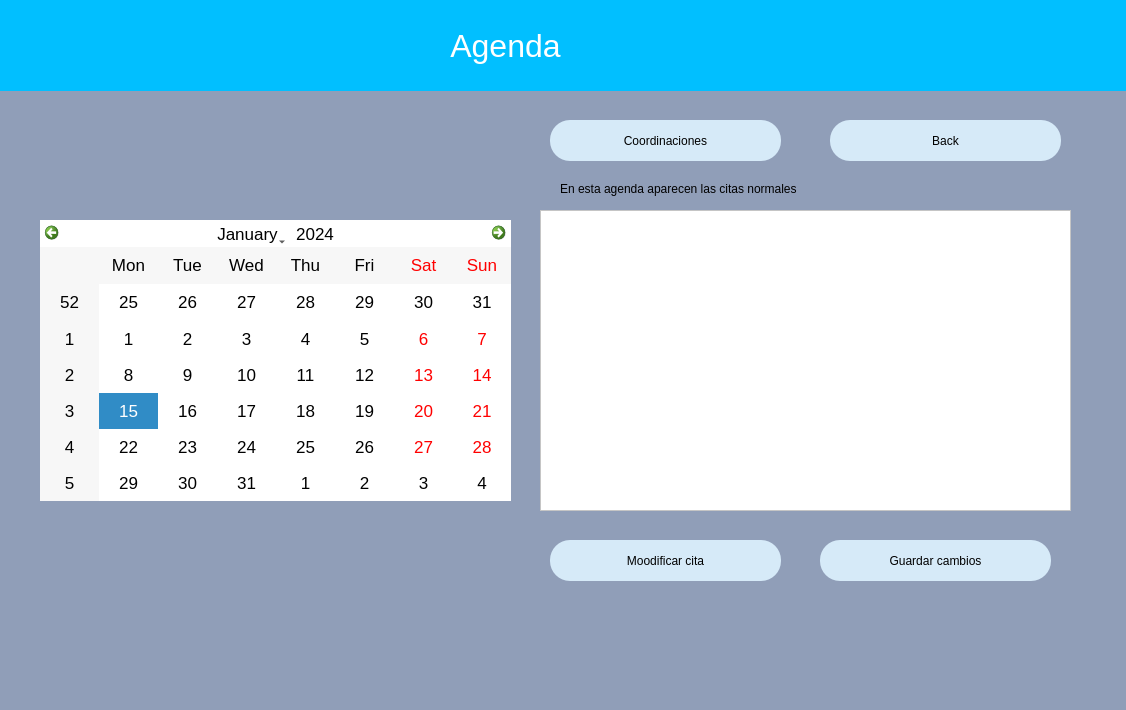
<?xml version="1.0" encoding="UTF-8"?>
<ui version="4.0">
 <class>Calendar</class>
 <widget class="QWidget" name="Calendar">
  <property name="geometry">
   <rect>
    <x>0</x>
    <y>0</y>
    <width>1126</width>
    <height>710</height>
   </rect>
  </property>
  <property name="windowTitle">
   <string>Form</string>
  </property>
  <property name="styleSheet">
   <string notr="true">background-color:rgb(144, 158, 184);</string>
  </property>
  <widget class="QCalendarWidget" name="calendarWidget">
   <property name="geometry">
    <rect>
     <x>40</x>
     <y>220</y>
     <width>471</width>
     <height>281</height>
    </rect>
   </property>
   <property name="styleSheet">
    <string notr="true">background:white;
font: 13pt;
color:black;</string>
   </property>
  </widget>
  <widget class="QListWidget" name="TaskListWidget">
   <property name="geometry">
    <rect>
     <x>540</x>
     <y>210</y>
     <width>531</width>
     <height>301</height>
    </rect>
   </property>
   <property name="styleSheet">
    <string notr="true">background:white</string>
   </property>
  </widget>
  <widget class="QPushButton" name="BtnBack">
   <property name="geometry">
    <rect>
     <x>830</x>
     <y>120</y>
     <width>231</width>
     <height>41</height>
    </rect>
   </property>
   <property name="styleSheet">
    <string notr="true">border-radius:20px;
background-color: rgb(214, 234, 248);
font: 14pt &quot;MS Shell Dlg 2&quot;;
</string>
   </property>
   <property name="text">
    <string>Back</string>
   </property>
  </widget>
  <widget class="QLabel" name="label">
   <property name="geometry">
    <rect>
     <x>-120</x>
     <y>0</y>
     <width>1251</width>
     <height>91</height>
    </rect>
   </property>
   <property name="styleSheet">
    <string notr="true">
color:white;
font-size: 32px;
background: #01BFFF;
</string>
   </property>
   <property name="text">
    <string>Agenda</string>
   </property>
   <property name="alignment">
    <set>Qt::AlignCenter</set>
   </property>
  </widget>
  <widget class="QLabel" name="lblFeedback">
   <property name="geometry">
    <rect>
     <x>40</x>
     <y>640</y>
     <width>621</width>
     <height>71</height>
    </rect>
   </property>
   <property name="styleSheet">
    <string notr="true">Color: green;
font:12pt;</string>
   </property>
   <property name="text">
    <string/>
   </property>
  </widget>
  <widget class="QPushButton" name="saveButton">
   <property name="geometry">
    <rect>
     <x>820</x>
     <y>540</y>
     <width>231</width>
     <height>41</height>
    </rect>
   </property>
   <property name="styleSheet">
    <string notr="true">border-radius:20px;
background-color: rgb(214, 234, 248);
font: 14pt &quot;MS Shell Dlg 2&quot;;
</string>
   </property>
   <property name="text">
    <string>Guardar cambios</string>
   </property>
  </widget>
  <widget class="QPushButton" name="SpecialAgenda">
   <property name="geometry">
    <rect>
     <x>550</x>
     <y>120</y>
     <width>231</width>
     <height>41</height>
    </rect>
   </property>
   <property name="styleSheet">
    <string notr="true">border-radius:20px;
background-color: rgb(214, 234, 248);
font: 14pt &quot;MS Shell Dlg 2&quot;;
</string>
   </property>
   <property name="text">
    <string>Coordinaciones</string>
   </property>
  </widget>
  <widget class="QLabel" name="label_2">
   <property name="geometry">
    <rect>
     <x>560</x>
     <y>180</y>
     <width>371</width>
     <height>17</height>
    </rect>
   </property>
   <property name="text">
    <string>En esta agenda aparecen las citas normales </string>
   </property>
  </widget>
  <widget class="QPushButton" name="BtnchangeDate">
   <property name="geometry">
    <rect>
     <x>550</x>
     <y>540</y>
     <width>231</width>
     <height>41</height>
    </rect>
   </property>
   <property name="styleSheet">
    <string notr="true">border-radius:20px;
background-color: rgb(214, 234, 248);
font: 14pt &quot;MS Shell Dlg 2&quot;;
</string>
   </property>
   <property name="text">
    <string>Moodificar cita</string>
   </property>
  </widget>
 </widget>
 <resources/>
 <connections/>
</ui>
